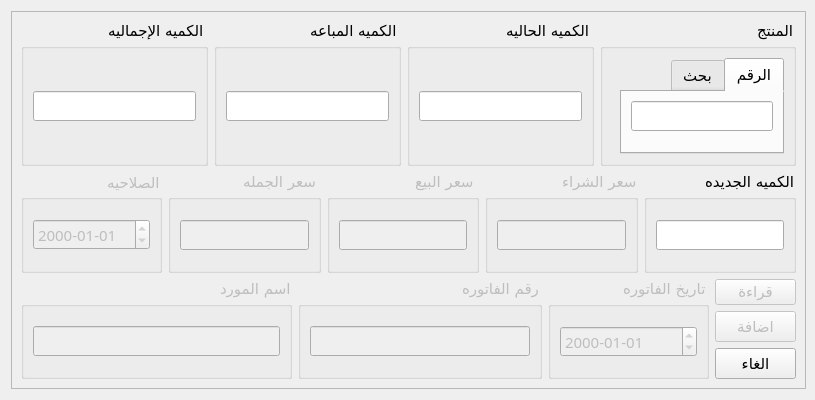
<?xml version="1.0" encoding="UTF-8"?>
<ui version="4.0">
 <class>BillDialog</class>
 <widget class="QDialog" name="BillDialog">
  <property name="geometry">
   <rect>
    <x>0</x>
    <y>0</y>
    <width>815</width>
    <height>400</height>
   </rect>
  </property>
  <property name="minimumSize">
   <size>
    <width>815</width>
    <height>400</height>
   </size>
  </property>
  <property name="font">
   <font>
    <family>justagain DIN</family>
    <pointsize>11</pointsize>
   </font>
  </property>
  <property name="windowTitle">
   <string>اضافة فاتورة</string>
  </property>
  <property name="windowIcon">
   <iconset resource="Resources.qrc">
    <normaloff>:/icons/mainicon.ico</normaloff>:/icons/mainicon.ico</iconset>
  </property>
  <property name="layoutDirection">
   <enum>Qt::RightToLeft</enum>
  </property>
  <layout class="QGridLayout" name="gridLayout">
   <item row="0" column="0">
    <widget class="QFrame" name="frame">
     <property name="minimumSize">
      <size>
       <width>795</width>
       <height>334</height>
      </size>
     </property>
     <property name="frameShape">
      <enum>QFrame::StyledPanel</enum>
     </property>
     <property name="frameShadow">
      <enum>QFrame::Raised</enum>
     </property>
     <layout class="QGridLayout" name="gridLayout_13">
      <item row="2" column="0">
       <layout class="QVBoxLayout" name="verticalLayout">
        <item>
         <widget class="QPushButton" name="pushButton_3">
          <property name="enabled">
           <bool>false</bool>
          </property>
          <property name="focusPolicy">
           <enum>Qt::NoFocus</enum>
          </property>
          <property name="text">
           <string>قراءة</string>
          </property>
         </widget>
        </item>
        <item>
         <widget class="QPushButton" name="pushButton">
          <property name="enabled">
           <bool>false</bool>
          </property>
          <property name="minimumSize">
           <size>
            <width>81</width>
            <height>31</height>
           </size>
          </property>
          <property name="focusPolicy">
           <enum>Qt::NoFocus</enum>
          </property>
          <property name="text">
           <string>اضافة</string>
          </property>
         </widget>
        </item>
        <item>
         <widget class="QPushButton" name="pushButton_2">
          <property name="minimumSize">
           <size>
            <width>81</width>
            <height>31</height>
           </size>
          </property>
          <property name="focusPolicy">
           <enum>Qt::NoFocus</enum>
          </property>
          <property name="text">
           <string>الغاء</string>
          </property>
         </widget>
        </item>
       </layout>
      </item>
      <item row="2" column="1">
       <layout class="QGridLayout" name="gridLayout_14">
        <item row="0" column="0">
         <widget class="QGroupBox" name="groupBox_12">
          <property name="enabled">
           <bool>false</bool>
          </property>
          <property name="minimumSize">
           <size>
            <width>161</width>
            <height>71</height>
           </size>
          </property>
          <property name="title">
           <string>تاريخ الفاتوره</string>
          </property>
          <layout class="QGridLayout" name="gridLayout_12">
           <item row="0" column="0">
            <widget class="QDateEdit" name="dateEdit_2">
             <property name="layoutDirection">
              <enum>Qt::LeftToRight</enum>
             </property>
             <property name="wrapping">
              <bool>false</bool>
             </property>
             <property name="displayFormat">
              <string>yyyy-MM-dd</string>
             </property>
            </widget>
           </item>
          </layout>
         </widget>
        </item>
        <item row="0" column="1">
         <widget class="QGroupBox" name="groupBox_11">
          <property name="enabled">
           <bool>false</bool>
          </property>
          <property name="minimumSize">
           <size>
            <width>181</width>
            <height>71</height>
           </size>
          </property>
          <property name="title">
           <string>رقم الفاتوره</string>
          </property>
          <layout class="QGridLayout" name="gridLayout_11">
           <item row="0" column="0">
            <widget class="QLineEdit" name="bill_number">
             <property name="readOnly">
              <bool>false</bool>
             </property>
            </widget>
           </item>
          </layout>
         </widget>
        </item>
        <item row="0" column="2">
         <widget class="QGroupBox" name="groupBox_10">
          <property name="enabled">
           <bool>false</bool>
          </property>
          <property name="minimumSize">
           <size>
            <width>271</width>
            <height>71</height>
           </size>
          </property>
          <property name="title">
           <string>اسم المورد</string>
          </property>
          <layout class="QGridLayout" name="gridLayout_10">
           <item row="0" column="0">
            <widget class="QLineEdit" name="supplier">
             <property name="readOnly">
              <bool>false</bool>
             </property>
            </widget>
           </item>
          </layout>
         </widget>
        </item>
       </layout>
      </item>
      <item row="0" column="0" colspan="2">
       <layout class="QHBoxLayout" name="horizontalLayout">
        <item>
         <widget class="QGroupBox" name="groupBox">
          <property name="minimumSize">
           <size>
            <width>196</width>
            <height>117</height>
           </size>
          </property>
          <property name="focusPolicy">
           <enum>Qt::NoFocus</enum>
          </property>
          <property name="title">
           <string>المنتج</string>
          </property>
          <property name="flat">
           <bool>false</bool>
          </property>
          <layout class="QFormLayout" name="formLayout_3">
           <item row="0" column="0">
            <widget class="QTabWidget" name="tabWidget">
             <property name="layoutDirection">
              <enum>Qt::RightToLeft</enum>
             </property>
             <property name="currentIndex">
              <number>0</number>
             </property>
             <property name="iconSize">
              <size>
               <width>32</width>
               <height>32</height>
              </size>
             </property>
             <property name="elideMode">
              <enum>Qt::ElideNone</enum>
             </property>
             <property name="documentMode">
              <bool>false</bool>
             </property>
             <property name="tabsClosable">
              <bool>false</bool>
             </property>
             <property name="movable">
              <bool>false</bool>
             </property>
             <widget class="QWidget" name="tab">
              <attribute name="icon">
               <iconset>
                <normalon>:/icons/Search-good-icon.png</normalon>
               </iconset>
              </attribute>
              <attribute name="title">
               <string>الرقم</string>
              </attribute>
              <layout class="QFormLayout" name="formLayout">
               <item row="0" column="0">
                <widget class="QLineEdit" name="Numberinput">
                 <property name="maxLength">
                  <number>999999999</number>
                 </property>
                </widget>
               </item>
              </layout>
             </widget>
             <widget class="QWidget" name="tab_2">
              <attribute name="icon">
               <iconset>
                <normalon>:/icons/Monitoring-icon.png</normalon>
               </iconset>
              </attribute>
              <attribute name="title">
               <string>بحث</string>
              </attribute>
              <layout class="QFormLayout" name="formLayout_2">
               <item row="0" column="0">
                <widget class="QLineEdit" name="search_item">
                 <property name="focusPolicy">
                  <enum>Qt::StrongFocus</enum>
                 </property>
                </widget>
               </item>
              </layout>
             </widget>
            </widget>
           </item>
          </layout>
         </widget>
        </item>
        <item>
         <widget class="QGroupBox" name="groupBox_2">
          <property name="minimumSize">
           <size>
            <width>141</width>
            <height>111</height>
           </size>
          </property>
          <property name="title">
           <string>الكميه الحاليه</string>
          </property>
          <layout class="QGridLayout" name="gridLayout_2">
           <item row="0" column="0">
            <widget class="QLineEdit" name="current_amount">
             <property name="readOnly">
              <bool>true</bool>
             </property>
            </widget>
           </item>
          </layout>
         </widget>
        </item>
        <item>
         <widget class="QGroupBox" name="groupBox_3">
          <property name="minimumSize">
           <size>
            <width>151</width>
            <height>111</height>
           </size>
          </property>
          <property name="title">
           <string>الكميه المباعه</string>
          </property>
          <layout class="QGridLayout" name="gridLayout_3">
           <item row="0" column="0">
            <widget class="QLineEdit" name="sold_amount">
             <property name="readOnly">
              <bool>true</bool>
             </property>
            </widget>
           </item>
          </layout>
         </widget>
        </item>
        <item>
         <widget class="QGroupBox" name="groupBox_4">
          <property name="minimumSize">
           <size>
            <width>151</width>
            <height>111</height>
           </size>
          </property>
          <property name="title">
           <string>الكميه الإجماليه</string>
          </property>
          <layout class="QGridLayout" name="gridLayout_4">
           <item row="0" column="0">
            <widget class="QLineEdit" name="total_amount">
             <property name="readOnly">
              <bool>true</bool>
             </property>
            </widget>
           </item>
          </layout>
         </widget>
        </item>
       </layout>
      </item>
      <item row="1" column="0" colspan="2">
       <layout class="QGridLayout" name="gridLayout_15">
        <item row="0" column="0">
         <widget class="QGroupBox" name="groupBox_5">
          <property name="enabled">
           <bool>true</bool>
          </property>
          <property name="minimumSize">
           <size>
            <width>121</width>
            <height>101</height>
           </size>
          </property>
          <property name="title">
           <string>الكميه الجديده</string>
          </property>
          <layout class="QGridLayout" name="gridLayout_5">
           <item row="0" column="0">
            <widget class="QLineEdit" name="added_amount">
             <property name="enabled">
              <bool>true</bool>
             </property>
             <property name="readOnly">
              <bool>false</bool>
             </property>
            </widget>
           </item>
          </layout>
         </widget>
        </item>
        <item row="0" column="3">
         <widget class="QGroupBox" name="groupBox_8">
          <property name="enabled">
           <bool>false</bool>
          </property>
          <property name="minimumSize">
           <size>
            <width>151</width>
            <height>101</height>
           </size>
          </property>
          <property name="title">
           <string>سعر الجمله</string>
          </property>
          <layout class="QGridLayout" name="gridLayout_8">
           <item row="0" column="0">
            <widget class="QLineEdit" name="wholesale_price">
             <property name="readOnly">
              <bool>false</bool>
             </property>
            </widget>
           </item>
          </layout>
         </widget>
        </item>
        <item row="0" column="2">
         <widget class="QGroupBox" name="groupBox_7">
          <property name="enabled">
           <bool>false</bool>
          </property>
          <property name="minimumSize">
           <size>
            <width>141</width>
            <height>101</height>
           </size>
          </property>
          <property name="title">
           <string>سعر البيع</string>
          </property>
          <layout class="QGridLayout" name="gridLayout_7">
           <item row="0" column="0">
            <widget class="QLineEdit" name="sell_price">
             <property name="readOnly">
              <bool>false</bool>
             </property>
            </widget>
           </item>
          </layout>
         </widget>
        </item>
        <item row="0" column="5">
         <widget class="QGroupBox" name="groupBox_6">
          <property name="enabled">
           <bool>false</bool>
          </property>
          <property name="minimumSize">
           <size>
            <width>141</width>
            <height>101</height>
           </size>
          </property>
          <property name="title">
           <string>الصلاحيه</string>
          </property>
          <property name="alignment">
           <set>Qt::AlignLeading|Qt::AlignLeft|Qt::AlignVCenter</set>
          </property>
          <layout class="QGridLayout" name="gridLayout_6">
           <item row="0" column="0">
            <widget class="QDateEdit" name="dateEdit">
             <property name="layoutDirection">
              <enum>Qt::LeftToRight</enum>
             </property>
             <property name="wrapping">
              <bool>false</bool>
             </property>
             <property name="alignment">
              <set>Qt::AlignLeading|Qt::AlignLeft|Qt::AlignVCenter</set>
             </property>
             <property name="displayFormat">
              <string>yyyy-MM-dd</string>
             </property>
            </widget>
           </item>
          </layout>
         </widget>
        </item>
        <item row="0" column="1">
         <widget class="QGroupBox" name="groupBox_9">
          <property name="enabled">
           <bool>false</bool>
          </property>
          <property name="minimumSize">
           <size>
            <width>141</width>
            <height>101</height>
           </size>
          </property>
          <property name="title">
           <string>سعر الشراء</string>
          </property>
          <layout class="QGridLayout" name="gridLayout_9">
           <item row="0" column="0">
            <widget class="QLineEdit" name="buy_price">
             <property name="readOnly">
              <bool>false</bool>
             </property>
            </widget>
           </item>
          </layout>
         </widget>
        </item>
       </layout>
      </item>
     </layout>
    </widget>
   </item>
  </layout>
 </widget>
 <tabstops>
  <tabstop>Numberinput</tabstop>
  <tabstop>tabWidget</tabstop>
  <tabstop>added_amount</tabstop>
  <tabstop>sell_price</tabstop>
  <tabstop>wholesale_price</tabstop>
  <tabstop>buy_price</tabstop>
  <tabstop>bill_number</tabstop>
  <tabstop>supplier</tabstop>
  <tabstop>total_amount</tabstop>
  <tabstop>current_amount</tabstop>
  <tabstop>sold_amount</tabstop>
  <tabstop>pushButton</tabstop>
  <tabstop>search_item</tabstop>
  <tabstop>pushButton_2</tabstop>
  <tabstop>dateEdit</tabstop>
  <tabstop>dateEdit_2</tabstop>
 </tabstops>
 <resources>
  <include location="Resources.qrc"/>
 </resources>
 <connections>
  <connection>
   <sender>pushButton_2</sender>
   <signal>clicked()</signal>
   <receiver>BillDialog</receiver>
   <slot>close()</slot>
   <hints>
    <hint type="sourcelabel">
     <x>794</x>
     <y>379</y>
    </hint>
    <hint type="destinationlabel">
     <x>716</x>
     <y>347</y>
    </hint>
   </hints>
  </connection>
  <connection>
   <sender>sell_price</sender>
   <signal>returnPressed()</signal>
   <receiver>wholesale_price</receiver>
   <slot>setFocus()</slot>
   <hints>
    <hint type="sourcelabel">
     <x>467</x>
     <y>241</y>
    </hint>
    <hint type="destinationlabel">
     <x>309</x>
     <y>241</y>
    </hint>
   </hints>
  </connection>
  <connection>
   <sender>bill_number</sender>
   <signal>returnPressed()</signal>
   <receiver>supplier</receiver>
   <slot>setFocus()</slot>
   <hints>
    <hint type="sourcelabel">
     <x>528</x>
     <y>352</y>
    </hint>
    <hint type="destinationlabel">
     <x>280</x>
     <y>352</y>
    </hint>
   </hints>
  </connection>
  <connection>
   <sender>dateEdit</sender>
   <signal>editingFinished()</signal>
   <receiver>dateEdit_2</receiver>
   <slot>setFocus()</slot>
   <hints>
    <hint type="sourcelabel">
     <x>75</x>
     <y>219</y>
    </hint>
    <hint type="destinationlabel">
     <x>695</x>
     <y>352</y>
    </hint>
   </hints>
  </connection>
  <connection>
   <sender>dateEdit_2</sender>
   <signal>editingFinished()</signal>
   <receiver>bill_number</receiver>
   <slot>setFocus()</slot>
   <hints>
    <hint type="sourcelabel">
     <x>695</x>
     <y>352</y>
    </hint>
    <hint type="destinationlabel">
     <x>528</x>
     <y>352</y>
    </hint>
   </hints>
  </connection>
  <connection>
   <sender>supplier</sender>
   <signal>returnPressed()</signal>
   <receiver>pushButton</receiver>
   <slot>click()</slot>
   <hints>
    <hint type="sourcelabel">
     <x>228</x>
     <y>352</y>
    </hint>
    <hint type="destinationlabel">
     <x>794</x>
     <y>342</y>
    </hint>
   </hints>
  </connection>
  <connection>
   <sender>added_amount</sender>
   <signal>returnPressed()</signal>
   <receiver>buy_price</receiver>
   <slot>setFocus()</slot>
   <hints>
    <hint type="sourcelabel">
     <x>725</x>
     <y>235</y>
    </hint>
    <hint type="destinationlabel">
     <x>616</x>
     <y>223</y>
    </hint>
   </hints>
  </connection>
  <connection>
   <sender>buy_price</sender>
   <signal>returnPressed()</signal>
   <receiver>sell_price</receiver>
   <slot>setFocus()</slot>
   <hints>
    <hint type="sourcelabel">
     <x>500</x>
     <y>233</y>
    </hint>
    <hint type="destinationlabel">
     <x>441</x>
     <y>225</y>
    </hint>
   </hints>
  </connection>
  <connection>
   <sender>wholesale_price</sender>
   <signal>returnPressed()</signal>
   <receiver>dateEdit</receiver>
   <slot>setFocus()</slot>
   <hints>
    <hint type="sourcelabel">
     <x>243</x>
     <y>223</y>
    </hint>
    <hint type="destinationlabel">
     <x>110</x>
     <y>237</y>
    </hint>
   </hints>
  </connection>
 </connections>
</ui>
